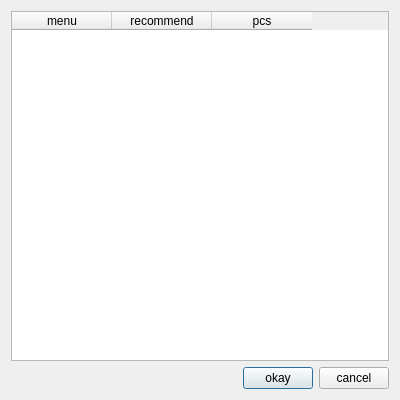
<?xml version="1.0" encoding="UTF-8"?>
<ui version="4.0">
 <class>orderDialog</class>
 <widget class="QDialog" name="orderDialog">
  <property name="geometry">
   <rect>
    <x>0</x>
    <y>0</y>
    <width>400</width>
    <height>400</height>
   </rect>
  </property>
  <property name="windowTitle">
   <string>Recommend</string>
  </property>
  <layout class="QVBoxLayout" name="verticalLayout_2" stretch="1,0">
   <item>
    <widget class="QTableWidget" name="recommendTable">
     <property name="maximumSize">
      <size>
       <width>400</width>
       <height>16777215</height>
      </size>
     </property>
     <column>
      <property name="text">
       <string>menu</string>
      </property>
     </column>
     <column>
      <property name="text">
       <string>recommend</string>
      </property>
     </column>
     <column>
      <property name="text">
       <string>pcs</string>
      </property>
     </column>
    </widget>
   </item>
   <item>
    <layout class="QHBoxLayout" name="horizontalLayout">
     <item>
      <spacer name="horizontalSpacer">
       <property name="orientation">
        <enum>Qt::Horizontal</enum>
       </property>
       <property name="sizeHint" stdset="0">
        <size>
         <width>40</width>
         <height>20</height>
        </size>
       </property>
      </spacer>
     </item>
     <item>
      <widget class="QPushButton" name="orderButton">
       <property name="maximumSize">
        <size>
         <width>70</width>
         <height>30</height>
        </size>
       </property>
       <property name="text">
        <string>okay</string>
       </property>
      </widget>
     </item>
     <item>
      <widget class="QPushButton" name="cancelButton">
       <property name="maximumSize">
        <size>
         <width>70</width>
         <height>30</height>
        </size>
       </property>
       <property name="text">
        <string>cancel</string>
       </property>
      </widget>
     </item>
    </layout>
   </item>
  </layout>
 </widget>
 <resources/>
 <connections>
  <connection>
   <sender>orderButton</sender>
   <signal>clicked()</signal>
   <receiver>orderDialog</receiver>
   <slot>accept()</slot>
   <hints>
    <hint type="sourcelabel">
     <x>313</x>
     <y>389</y>
    </hint>
    <hint type="destinationlabel">
     <x>374</x>
     <y>147</y>
    </hint>
   </hints>
  </connection>
  <connection>
   <sender>cancelButton</sender>
   <signal>clicked()</signal>
   <receiver>orderDialog</receiver>
   <slot>reject()</slot>
   <hints>
    <hint type="sourcelabel">
     <x>361</x>
     <y>373</y>
    </hint>
    <hint type="destinationlabel">
     <x>394</x>
     <y>354</y>
    </hint>
   </hints>
  </connection>
 </connections>
</ui>
